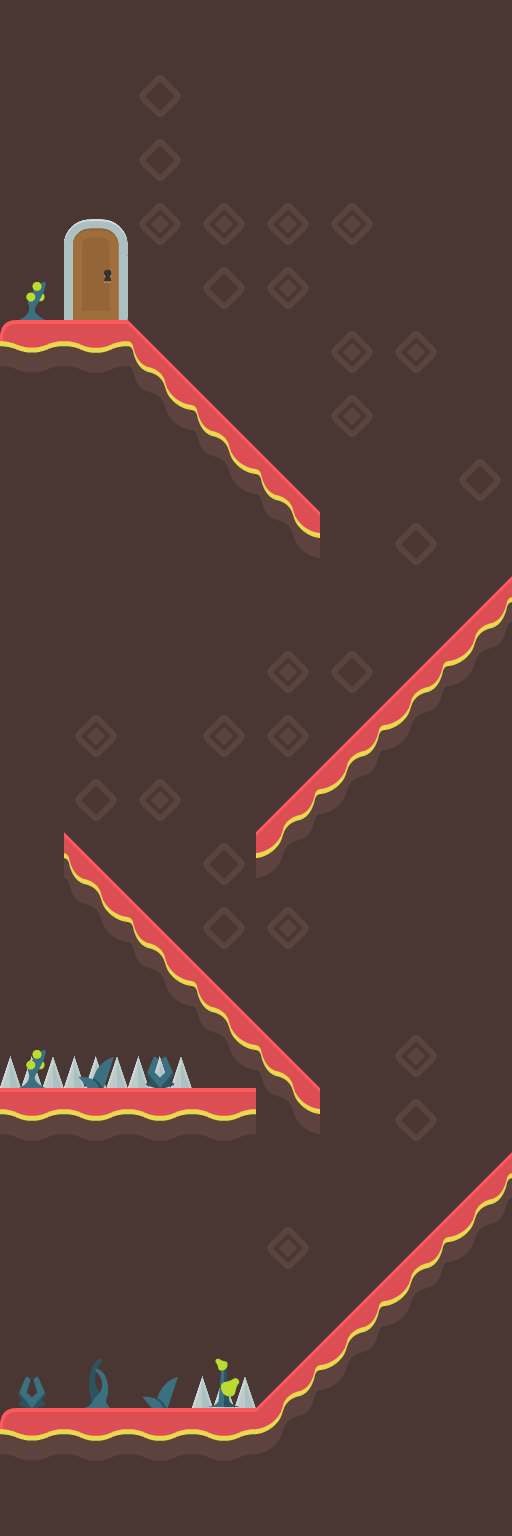

A level layout from a 2D game, rendered from its tile map. Below: a short description, then the map file with tile-grid data replaced by summaries:
An orthogonal 8x24 tile map with 64x64 px tiles, 3 tile layers (background, platforms, foreground) and 17 objects (emojiSpawn, playerSpawn, exitRect, emojiDeathRect).

<map version="1.5" tiledversion="1.7.2" orientation="orthogonal" renderorder="right-down" width="8" height="24" tilewidth="64" tileheight="64" infinite="0" nextlayerid="5" nextobjectid="7">
 <editorsettings>
  <export target="slopes2.json" format="json" />
 </editorsettings>
 <tileset firstgid="1" name="kenney-tileset" tilewidth="64" tileheight="64" spacing="2" margin="1" tilecount="374" columns="22">
  <image source="../tiles/kenney-tileset-64px-extruded.png" width="1452" height="1122" />
  <tile id="1">
   <properties>
    <property name="collides" type="bool" value="true" />
   </properties>
   <objectgroup draworder="index" id="2">
    <!-- 17 objects omitted --></objectgroup>
  </tile>
  <tile id="2">
   <properties>
    <property name="collides" type="bool" value="true" />
   </properties>
  </tile>
  <tile id="3">
   <properties>
    <property name="collides" type="bool" value="true" />
   </properties>
   <objectgroup draworder="index" id="2">
    <!-- 16 objects omitted --></objectgroup>
  </tile>
  <tile id="4">
   <properties>
    <property name="collides" type="bool" value="true" />
   </properties>
   <objectgroup draworder="index" id="2">
    <!-- 15 objects omitted --></objectgroup>
  </tile>
  <tile id="5">
   <properties>
    <property name="collides" type="bool" value="true" />
   </properties>
  </tile>
  <tile id="6">
   <properties>
    <property name="collides" type="bool" value="true" />
   </properties>
  </tile>
  <tile id="7">
   <properties>
    <property name="collides" type="bool" value="true" />
   </properties>
  </tile>
  <tile id="8">
   <properties>
    <property name="collides" type="bool" value="true" />
   </properties>
  </tile>
  <tile id="23">
   <properties>
    <property name="collides" type="bool" value="true" />
   </properties>
   <objectgroup draworder="index" id="2">
    <!-- 14 objects omitted --></objectgroup>
  </tile>
  <tile id="24">
   <properties>
    <property name="collides" type="bool" value="true" />
   </properties>
   <objectgroup draworder="index" id="2">
    <!-- 13 objects omitted --></objectgroup>
  </tile>
  <tile id="25">
   <properties>
    <property name="collides" type="bool" value="true" />
   </properties>
  </tile>
  <tile id="26">
   <properties>
    <property name="collides" type="bool" value="true" />
   </properties>
  </tile>
  <tile id="27">
   <properties>
    <property name="collides" type="bool" value="true" />
   </properties>
  </tile>
  <tile id="28">
   <properties>
    <property name="collides" type="bool" value="true" />
   </properties>
  </tile>
  <tile id="29">
   <properties>
    <property name="collides" type="bool" value="true" />
   </properties>
  </tile>
  <tile id="30">
   <properties>
    <property name="collides" type="bool" value="true" />
   </properties>
  </tile>
  <tile id="45">
   <properties>
    <property name="collides" type="bool" value="true" />
   </properties>
   <objectgroup draworder="index" id="2">
    <!-- 12 objects omitted --></objectgroup>
  </tile>
  <tile id="46">
   <properties>
    <property name="collides" type="bool" value="true" />
   </properties>
   <objectgroup draworder="index" id="2">
    <!-- 11 objects omitted --></objectgroup>
  </tile>
  <tile id="47">
   <properties>
    <property name="collides" type="bool" value="true" />
   </properties>
  </tile>
  <tile id="48">
   <properties>
    <property name="collides" type="bool" value="true" />
   </properties>
  </tile>
  <tile id="49">
   <properties>
    <property name="collides" type="bool" value="true" />
   </properties>
  </tile>
  <tile id="50">
   <properties>
    <property name="collides" type="bool" value="true" />
   </properties>
  </tile>
  <tile id="51">
   <properties>
    <property name="collides" type="bool" value="true" />
   </properties>
  </tile>
  <tile id="52">
   <properties>
    <property name="collides" type="bool" value="true" />
   </properties>
  </tile>
  <tile id="67">
   <properties>
    <property name="collides" type="bool" value="true" />
   </properties>
  </tile>
  <tile id="68">
   <properties>
    <property name="collides" type="bool" value="true" />
   </properties>
  </tile>
  <tile id="69">
   <properties>
    <property name="collides" type="bool" value="true" />
   </properties>
  </tile>
  <tile id="70">
   <properties>
    <property name="collides" type="bool" value="true" />
   </properties>
  </tile>
  <tile id="71">
   <properties>
    <property name="collides" type="bool" value="true" />
   </properties>
  </tile>
  <tile id="72">
   <properties>
    <property name="collides" type="bool" value="true" />
   </properties>
  </tile>
  <tile id="73">
   <properties>
    <property name="collides" type="bool" value="true" />
   </properties>
  </tile>
  <tile id="74">
   <properties>
    <property name="collides" type="bool" value="true" />
   </properties>
  </tile>
  <tile id="89">
   <properties>
    <property name="collides" type="bool" value="true" />
   </properties>
   <objectgroup draworder="index" id="2">
    <!-- 10 objects omitted --></objectgroup>
  </tile>
  <tile id="90">
   <properties>
    <property name="collides" type="bool" value="true" />
   </properties>
   <objectgroup draworder="index" id="2">
    <!-- 9 objects omitted --></objectgroup>
  </tile>
  <tile id="91">
   <properties>
    <property name="collides" type="bool" value="true" />
   </properties>
  </tile>
  <tile id="92">
   <properties>
    <property name="collides" type="bool" value="true" />
   </properties>
  </tile>
  <tile id="93">
   <properties>
    <property name="collides" type="bool" value="true" />
   </properties>
  </tile>
  <tile id="94">
   <properties>
    <property name="collides" type="bool" value="true" />
   </properties>
  </tile>
  <tile id="95">
   <properties>
    <property name="collides" type="bool" value="true" />
   </properties>
  </tile>
  <tile id="96">
   <properties>
    <property name="collides" type="bool" value="true" />
   </properties>
  </tile>
  <tile id="111">
   <properties>
    <property name="collides" type="bool" value="true" />
   </properties>
   <objectgroup draworder="index" id="2">
    <!-- 7 objects omitted --></objectgroup>
  </tile>
  <tile id="112">
   <properties>
    <property name="collides" type="bool" value="true" />
   </properties>
   <objectgroup draworder="index" id="2">
    <!-- 6 objects omitted --></objectgroup>
  </tile>
  <tile id="113">
   <properties>
    <property name="collides" type="bool" value="true" />
   </properties>
  </tile>
  <tile id="114">
   <properties>
    <property name="collides" type="bool" value="true" />
   </properties>
  </tile>
  <tile id="115">
   <properties>
    <property name="collides" type="bool" value="true" />
   </properties>
  </tile>
  <tile id="116">
   <properties>
    <property name="collides" type="bool" value="true" />
   </properties>
  </tile>
  <tile id="117">
   <properties>
    <property name="collides" type="bool" value="true" />
   </properties>
  </tile>
  <tile id="118">
   <properties>
    <property name="collides" type="bool" value="true" />
   </properties>
  </tile>
  <tile id="279">
   <properties>
    <property name="collides" type="bool" value="true" />
    <property name="isDeadly" type="bool" value="true" />
   </properties>
   <objectgroup draworder="index" id="2">
    <!-- 5 objects omitted --></objectgroup>
  </tile>
 </tileset>
 <layer id="1" name="background" width="8" height="24" locked="1">
  <data>[192 cells, 192 non-empty, 3 distinct tile ids]</data>
 </layer>
 <layer id="2" name="platforms" width="8" height="24">
  <data>[192 cells, 44 non-empty, 7 distinct tile ids]</data>
 </layer>
 <layer id="3" name="foreground" width="8" height="24">
  <data>[192 cells, 10 non-empty, 7 distinct tile ids]</data>
 </layer>
 <objectgroup id="4" name="objectLayer">
  <!-- 4 objects omitted --></objectgroup>
</map>
<!-- 17 of 17 objects omitted -->
